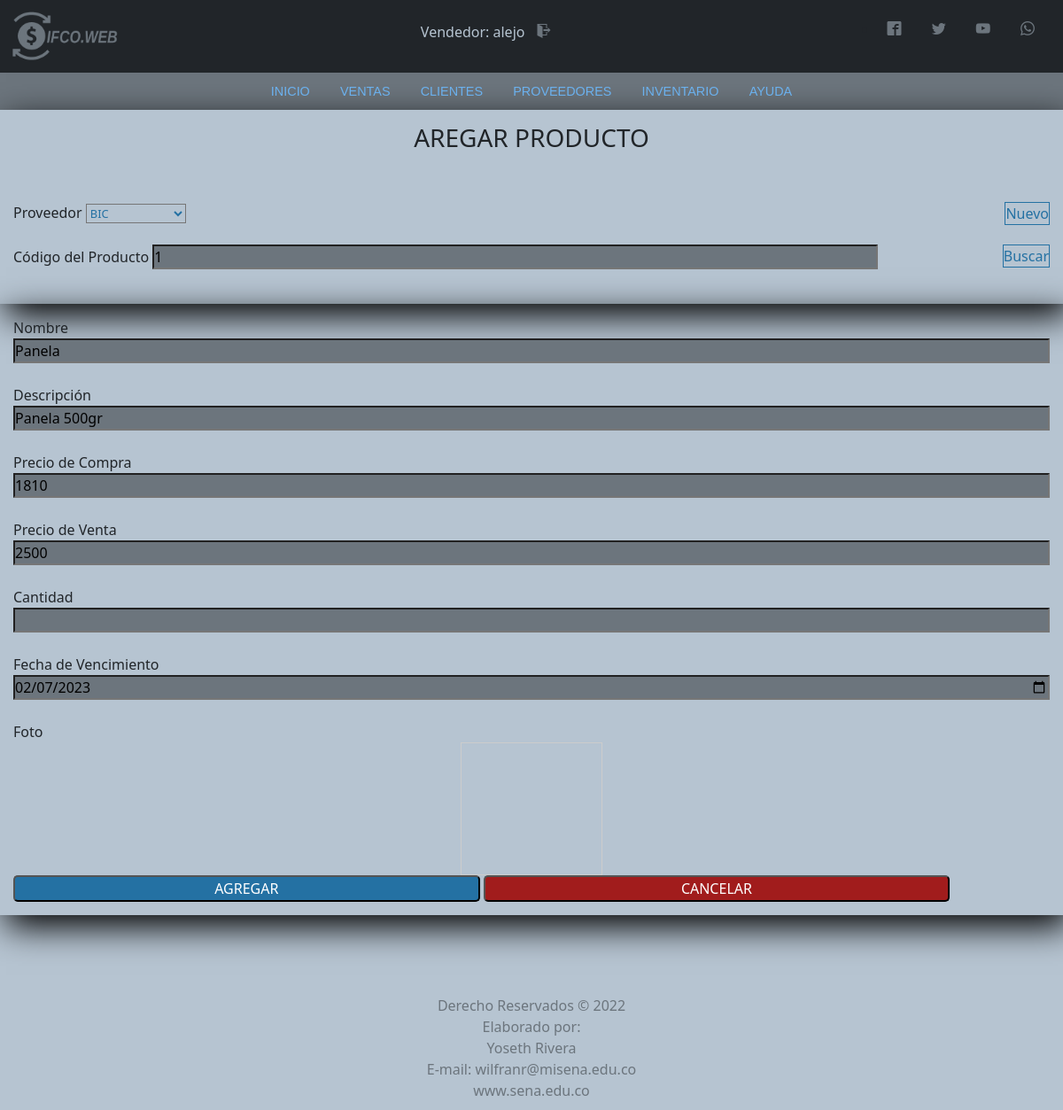
/Vista/html/new_product.php?consultar_producto=1 (signed in), run on the app's committed database.
### tables this page shows
CREATE TABLE `usuario` (
  `codUsuario` int(11) NOT NULL,
  `id` varchar(20) DEFAULT NULL,
  `tipoId` varchar(11) DEFAULT NULL,
  `nombre` varchar(50) DEFAULT NULL,
  `direccion` text NOT NULL,
  `telefono` varchar(20) NOT NULL,
  `correo` varchar(100) DEFAULT NULL,
  `usuario` varchar(15) DEFAULT NULL,
  `clave` varchar(100) DEFAULT NULL,
  `rol` varchar(20) DEFAULT NULL
);

CREATE TABLE `producto` (
  `codproducto` int(11) NOT NULL,
  `nombre` varchar(50) DEFAULT NULL,
  `descripcion` varchar(100) DEFAULT NULL,
  `proveedor` int(11) DEFAULT NULL,
  `costo` decimal(11,0) DEFAULT NULL,
  `precio` decimal(11,0) DEFAULT NULL,
  `cantidad` int(11) DEFAULT NULL,
  `date_add` datetime NOT NULL DEFAULT current_timestamp(),
  `fechaVencimiento` date NOT NULL,
  `usuario_id` int(11) NOT NULL,
  `estatus` int(11) NOT NULL DEFAULT 1,
  `foto` text DEFAULT NULL
);

### Vista/html/new_product.php (the view, shortened to what this page needs)
<?php
include '../../includes/conexion.php';
include '../../includes/header.php';
include '../../includes/nav.php';
include '../../includes/script.php';
if ($_SESSION['rol'] == 'Administrador' || $_SESSION['rol'] == 'Vendedor') {
?>
    <!DOCTYPE html>
    <html lang="es">
    <head>
    </head>
    <body>
        <form class="form-venta" enctype="multipart/form-data" method="post">
            <div class="form-title">
                <h3>AREGAR PRODUCTO</h3><br><br>
            </div>
            <label for="proveedor">Proveedor</label>
            <?php
            $query_proveedor = mysqli_query($conexion, "SELECT codproveedor, proveedor FROM proveedor ORDER BY proveedor");
            $result_proveedor = mysqli_num_rows($query_proveedor);
            ?>
            <select name="proveedor" name="proveedor" id="proveedor" class="tipo-option">
                <?php
                if ($result_proveedor > 0) {
                    while ($proveedor = mysqli_fetch_array($query_proveedor)) {
                ?>
                        <option value="<?php echo $proveedor['codproveedor']; ?>"><?php echo $proveedor['proveedor']; ?></option>
                <?php
                    }
                } ?>
            </select>
            <a href="new_proveedor.php"> <input class="btn-form" type="button" value="Nuevo"> </a> <br><br>
            <label for="cod_art">Código del Producto</label>
            <input class="control3" value="<?php echo ($_GET['consultar_producto']); ?>" name="consultar_producto" type="number">
            <input type="submit" value="Buscar" class="btn-form"> <br><br>
        </form>
        <?php
        if (!empty($_GET['consultar_producto'])) {
            $consultar_producto = ($_GET['consultar_producto']);
            $query = "SELECT * FROM producto WHERE codproducto = '" . $consultar_producto . "'";
            $result_producto = $conexion->query($query) or die("Error al consultar: " . mysqli_error($conexion));
            $rows = mysqli_num_rows($result_producto);
            if ($rows > 0) {
                $sentence = "SELECT * FROM producto WHERE codproducto = '" . $consultar_producto . "'";
                $result = $conexion->query($sentence) or die("Error al consultar: " . mysqli_error($conexion));
                while ($rows = $result->fetch_array()) { ?>
                    <form class="form-venta" enctype="multipart/form-data" method="POST" action="../../Controlador/update_product.php">
                        <label for="nombre">Nombre</label>
                        <input class="control2" name="nombre" type="text" value="<?php echo $rows['nombre']; ?>"><br>
                        <label for="descripccion">Descripción</label>
                        <input class="control2" name="descripcion" type="text" value="<?php echo $rows['descripcion']; ?>"><br>
                        <label for="precio_compra">Precio de Compra</label>
                        <input class="control2" name="costo" type="text" value="<?php echo $rows['costo']; ?>"><br>
                        <label for="precio-venta">Precio de Venta</label>
                        <input class="control2" name="precio" type="text" value="<?php echo $rows['precio']; ?>"><br>
                        <label for="cantidad">Cantidad</label>
                        <input class="control2" name="cantidad" type="number"><br>
                        <label for="fechaVence">Fecha de Vencimiento</label>
                        <input class="control2" name="fechavence" type="date" value="<?php echo $rows['fechaVencimiento']; ?>"><br>
                        <div class="photo">
                            <label id="foto" for="foto">Foto</label>
                            <div class="prevPhoto">
                                <label for="foto"></label>
                            </div>
                        </div>
                        <input class="boton-agregar" type="submit" value="AGREGAR">
                        <input class="boton-cancelar" type="button" value="CANCELAR">
                    </form>
                <?php
                }
            }
        }
            ?>
    </body>
<?php include '../../includes/footer.php';
} else {
    echo '<script>';
    echo 'alert("Usuario no tiene acceso");';
    echo 'window.location.href= "../../Controlador/exit.php";';
    echo '</script>';
} ?>
    </html>

### includes/header.php (shortened to what this page needs)
<?php
include 'conexion.php';
$id = $_SESSION['id'];
$sentence = "SELECT nombre, rol, codUsuario FROM usuario WHERE id = '" . $id . "' ";
$result = $conexion->query($sentence);
$row = $result->fetch_assoc();
?>
<!DOCTYPE html>
<html lang="es">
<head>
    <link rel="stylesheet" href="../css/estilos.css">
    <link rel="stylesheet" href="../../font.css">
</head>
<body>
    <nav class="navbar navbar-dark bg-dark">
        <div class="container-fluid">
            <a class="navbar-brand" href="panel_principal.php"><img src="../img/LOGO_gris.png" alt="logo" width="130px"></a>
            <h4 id="user">
                <?php
                echo utf8_decode($row['rol']);
                echo ": ";
                echo utf8_decode($row['nombre']);
                ?>
                <a href="../../Controlador/exit.php" class="icon-salir icon-exit"></a>
            </h4>
            <div class="redes">
                <ul>
                    <li>
                        <a href="https://es-es.facebook.com/" class="icon icon-facebook2" target="blank"></a>
                        <a href="https://twitter.com/" class="icon icon-twitter" target="blank"></a>
                        <a href="https://www.youtube.com/" class="icon icon-youtube" target="blank"></a>
                        <a href="https://www.whatsapp.com" class="icon icon-whatsapp" target="blank"></a>
                    </li>
                </ul>
            </div>
        </div>
    </nav>
</body>
</html>

### Vista/css/estilos.css (style rules this page uses)
* { margin: 0; padding: 0; }
body { background-color: #b6c4d1 !important; font-family: Zona Pro, Sans-Serif; }
#user { color: #b6c4d1; font-size: medium; }
.icon { color: #6c757d; text-decoration: none; padding: 10px; margin-right: 10px; }
.icon-salir { color: #6c757d; text-decoration: none; padding: 10px; margin-right: 10px; }
.control2 { display: block; width: 100%; background: #6c757d; font-size: 1em; }
.control3 { width: 70%; background: #6c757d; font-size: 1em; }
.form-venta { padding: 15px; box-shadow: 7px 13px 37px #000; }
.form-title { text-align: center; }
.boton-agregar { width: 45%; height: 30px; background-color: #2471A3; border-radius: 5px; color: white; font-size: 16px; cursor: pointer; }
.boton-cancelar { width: 45%; height: 30px; background-color: rgb(161, 28, 28); border-radius: 5px; color: white; font-size: 16px; cursor: pointer; }
.tipo-option { background: #b6c4d1; font-size: 0.8em; color: #2471A3; }
.btn-form { background-color: #b6c4d1; border: #2471A3 solid 1px; color: #2471A3; float: right; }
.prevPhoto { display: flex; justify-content: space-between; width: 160px; height: 150px; border: 1px solid #CCC; position: relative; cursor: pointer; background: url(../images/uploads/user.png); background-repeat: no-repeat; background-size: cover; background-position: center center; margin: auto; }
.prevPhoto label { cursor: pointer; width: 100%; height: 100%; position: absolute; top: 0; left: 0; z-index: 2; }

### data on the page
usuario: rol "Vendedor", nombre "alejo"
producto: nombre "Panela", descripcion "Panela 500gr", costo "1810", precio "2500", fechavence "02/07/2023"

### other printed values
form field proveedor "BIC"
